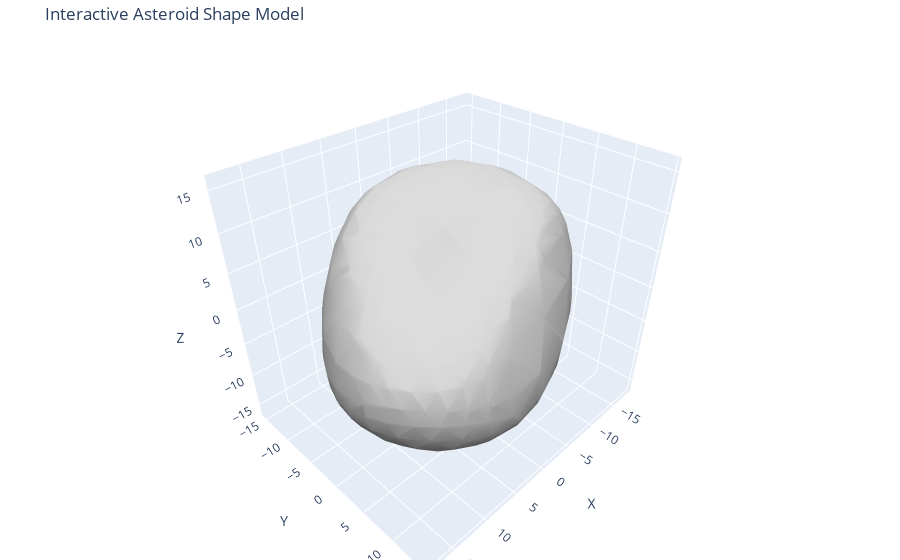

The notebook cell this image was saved under:
### Code cell
modeler.plot_model_plotly()

### Figure 1 — Plotly figure (JSON) as saved in the notebook; plotly's stock layout.template omitted (floating-point values rounded to 4 significant figures; data arrays with more than 128 entries replaced by an {"elided": "..."} marker saying what was removed)
{"data": [{"color": "lightgray", "i": {"elided": "2040 int values"}, "j": {"elided": "2040 int values"}, "k": {"elided": "2040 int values"}, "lighting": {"ambient": 0.4, "diffuse": 0.8, "roughness": 0.5, "specular": 0.2}, "lightposition": {"x": 100, "y": 100, "z": 100}, "opacity": 1, "type": "mesh3d", "x": {"elided": "1022 float values"}, "y": {"elided": "1022 float values"}, "z": {"elided": "1022 float values"}}], "layout": {"margin": {"b": 0, "l": 0, "r": 0, "t": 40}, "scene": {"aspectmode": "data", "xaxis": {"title": {"text": "X"}}, "yaxis": {"title": {"text": "Y"}}, "zaxis": {"title": {"text": "Z"}}}, "title": {"text": "Interactive Asteroid Shape Model"}}}
